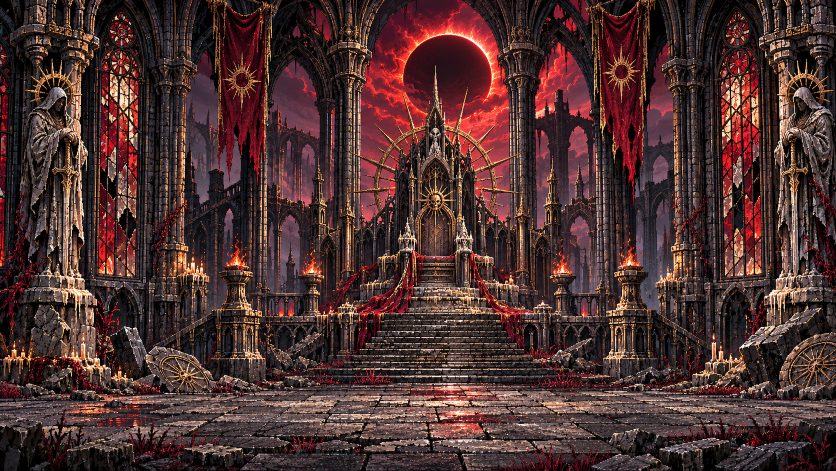
#> input picture art-source/premium-v32/final-throne-original-v32.png, 1672 x 941 px (shown at 1/2 size)
$ python build-v32-art.py
#> lines starting #> are read from the running program, lines starting #| are printed output that depends on the picture
from PIL import Image, ImageDraw, ImageFilter
from pathlib import Path
import random, math
root=Path(__file__).resolve().parents[1]
out=root/'assets'; out.mkdir(exist_ok=True)
source=root/'art-source/premium-v32';source.mkdir(parents=True,exist_ok=True)
rng=random.Random(40432)
# Subtle hand-crafted stone tile art at half working resolution and nearest-neighbor output.
w,h=128,64
im=Image.new('RGBA',(w,h),(22,29,33,255));d=ImageDraw.Draw(im)
#> after `im = Image.new('RGBA', (w, h), (22, 29, 33, 255))`:
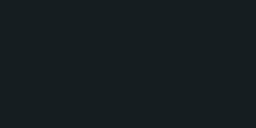
#> im: PIL image 128x64 RGBA (shown 2 times larger); mean R, G, B, A 22, 29, 33, 255
# Shadow under the walking surface; consistent line across tiles.
d.rectangle((0,0,w,5),fill=(101,94,83,255))
d.line([(0,1),(w,1)],fill=(182,162,131,255),width=1)
d.line([(0,5),(w,5)],fill=(50,56,56,255),width=2)
# Rough-hewn horizontal stone courses, seamless at x edges.
for j,(y,hh) in enumerate([(7,16),(24,19),(44,21)]):
  shift=[12,33,1][j]
  x=-shift
  while x<w:
    bw=rng.randint(18,37)
    base=rng.choice([(39,45,47,255),(45,50,50,255),(34,42,44,255),(49,53,53,255)])
    d.rectangle((x+1,y+1,x+bw-2,y+hh-2),fill=base)
    d.line((x+1,y+1,x+bw-2,y+1),fill=(79,76,69,255))
    d.line((x+bw-2,y+1,x+bw-2,y+hh-2),fill=(21,29,31,255))
    for k in range(3):
      xx=x+rng.randint(3,max(4,bw-3)); yy=y+rng.randint(3,max(4,hh-3))
      d.point((xx,yy),fill=(94,91,83,255) if k%2 else (28,35,38,255))
    x+=bw
# grime at the seam
for i in range(90):
  x=rng.randint(0,w-1);y=rng.randint(10,h-1)
  d.point((x,y),fill=rng.choice([(21,32,34,255),(70,76,70,255),(59,66,65,255)]))
im=im.resize((256,128),Image.Resampling.NEAREST)
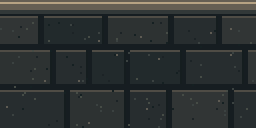
#> im: PIL image 256x128 RGBA; mean R, G, B, A 45.6, 50.1, 50.1, 255
im.save(out/'ground-premium-v32.png');im.save(source/'ground-premium-v32.png')
# Separate raised walkable slab, designed to remain legible even over busy backgrounds.
w,h=128,32
p=Image.new('RGBA',(w,h),(0,0,0,0));d=ImageDraw.Draw(p)
#> after `p = Image.new('RGBA', (w, h), (0, 0, 0, 0))`: p: PIL image 128x32 RGBA; every value is 0
d.rectangle((0,1,w-1,9),fill=(99,91,79,255));d.line((0,0,w-1,0),fill=(202,180,139,255),width=1)
d.rectangle((0,9,w-1,30),fill=(45,48,50,255))
for x in range(0,w,22):
  d.line((x,9,x,30),fill=(23,29,32,255))
  d.line((x+1,13,x+1,25),fill=(69,68,64,255))
  d.line((x+5,5,x+18,5),fill=(138,120,96,255))
for x in range(2,w,7):
  y=13+rng.randrange(14)
  d.point((x,y),fill=(86,85,77,255))
#> this loop made 18 passes
#> y on passes 1 to 12: 18, 17, 21, 18, 26, 14, 13, 24, 15, 17, 13, 13
p=p.resize((256,64),Image.Resampling.NEAREST)
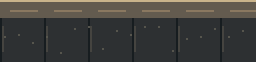
#> p: PIL image 256x64 RGBA; mean R, G, B, A 62.7, 61.9, 58.6, 247; transparent parts drawn white
p.save(out/'platform-premium-v32.png');p.save(source/'platform-premium-v32.png')
print('Created',out/'ground-premium-v32.png',out/'platform-premium-v32.png')
# Final throne: preserve the source artwork in the edition assets for reproducibility.
source_final=source/'final-throne-original-v32.png'
if source_final.is_file():
    artwork=Image.open(source_final).convert('RGB')
#> artwork is the input picture: PIL image 1672x941 RGB; mean R, G, B 77.9, 49.9, 48.2
    artwork=artwork.resize((1440,810),Image.Resampling.LANCZOS)
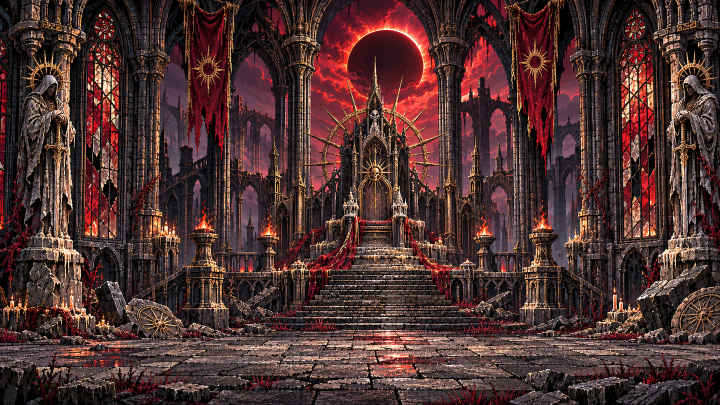
#> artwork: PIL image 1440x810 RGB (shown at 1/2 size); mean R, G, B 77.9, 50, 48.2
    artwork.save(out/'room-final-trono-premium-v32.webp',quality=89,method=6)
#> (the run stopped early here; a loop or call above may not have finished)
